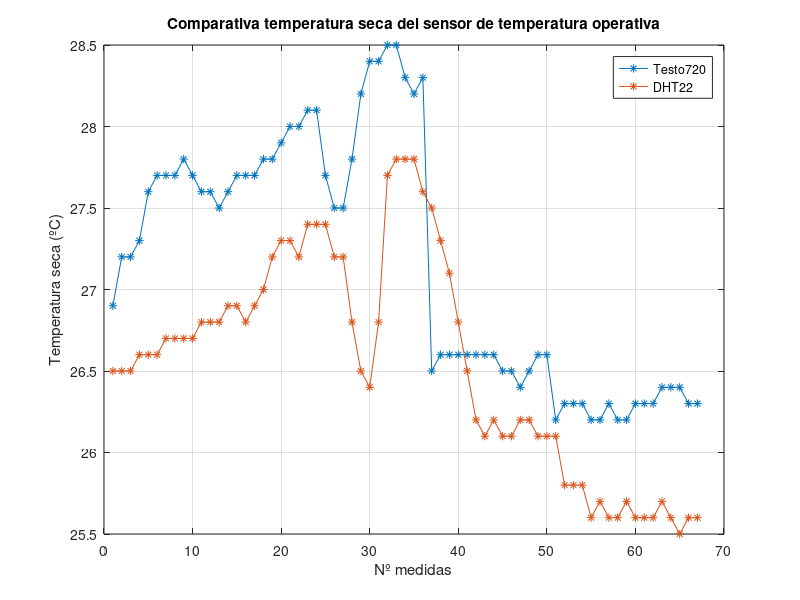

MATLAB code to generate this figure:
Ts_testo = [26.9 27.2 27.2 27.3 27.6 27.7 27.7 27.7 27.8 27.7 27.6 27.6 27.5 27.6 27.7 27.7 27.7 27.8 27.8 27.9 28 28 28.1 28.1 27.7 27.5 27.5 27.8 28.2 28.4 28.4 28.5 28.5 28.3 28.2 28.3 26.5 26.6 26.6 26.6 26.6 26.6 26.6 26.6 26.5 26.5 26.4 26.5 26.6 26.6 26.2 26.3 26.3 26.3 26.2 26.2 26.3 26.2 26.2 26.3 26.3 26.3 26.4 26.4 26.4 26.3 26.3];
Ts_sensor = [26.5 26.5 26.5 26.6 26.6 26.6 26.7 26.7 26.7 26.7 26.8 26.8 26.8 26.9 26.9 26.8 26.9 27 27.2 27.3 27.3 27.2 27.4 27.4 27.4 27.2 27.2 26.8 26.5 26.4 26.8 27.7 27.8 27.8 27.8 27.6 27.5 27.3 27.1 26.8 26.5 26.2 26.1 26.2 26.1 26.1 26.2 26.2 26.1 26.1 26.1 25.8 25.8 25.8 25.6 25.7 25.6 25.6 25.7 25.6 25.6 25.6 25.7 25.6 25.5 25.6 25.6];
plot(Ts_testo, '-*')
grid on
hold on
plot(Ts_sensor, '-*')
title('Comparativa temperatura seca del sensor de temperatura operativa')
legend('Testo720', 'DHT22')
xlabel('Nº medidas')
ylabel('Temperatura seca (ºC)')
